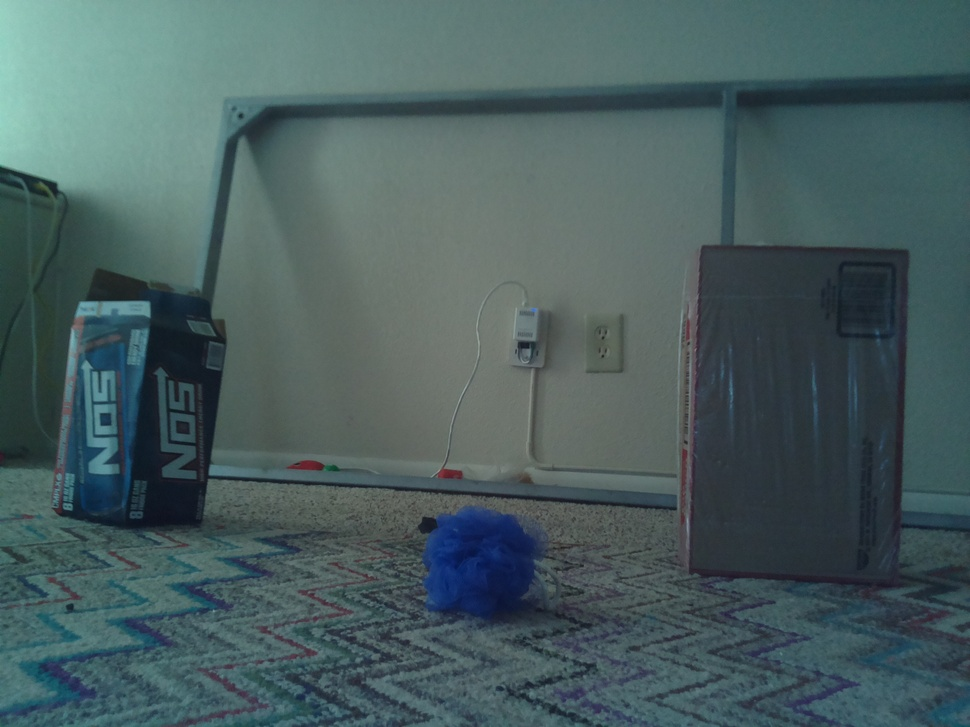
#> input picture vision/sample-images/test_light.jpg, 970 x 727 px, shrunk from 2592 x 1944 before the run
$ python histogram2D.py
#> lines starting #> are read from the running program, lines starting #| are printed output that depends on the picture
# this generates a plot that provides the H and S values
import numpy as np
import cv2 as cv
from matplotlib import pyplot as plt

img = cv.imread('./sample-images/test_light.jpg')
#> img is the input picture: shape (727, 970, 3); mean B, G, R 95.2, 93.8, 73
hsv = cv.cvtColor(img,cv.COLOR_BGR2HSV)
#> hsv: shape (727, 970, 3); mean H, S, V 89.6, 68.5, 97.9
hist = cv.calcHist([hsv], [0, 1], None, [180, 256], [0, 180, 0, 256])
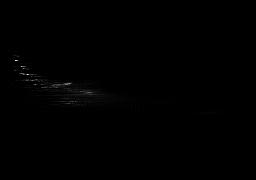
#> hist: shape (180, 256) float32; min 0, max 6026, mean 15.3; drawn with min black and max white

plt.imshow(hist, interpolation = 'nearest')
plt.show()

# x axis shows S values, Y show Hue
# https://docs.opencv.org/master/dd/d0d/tutorial_py_2d_histogram.html
